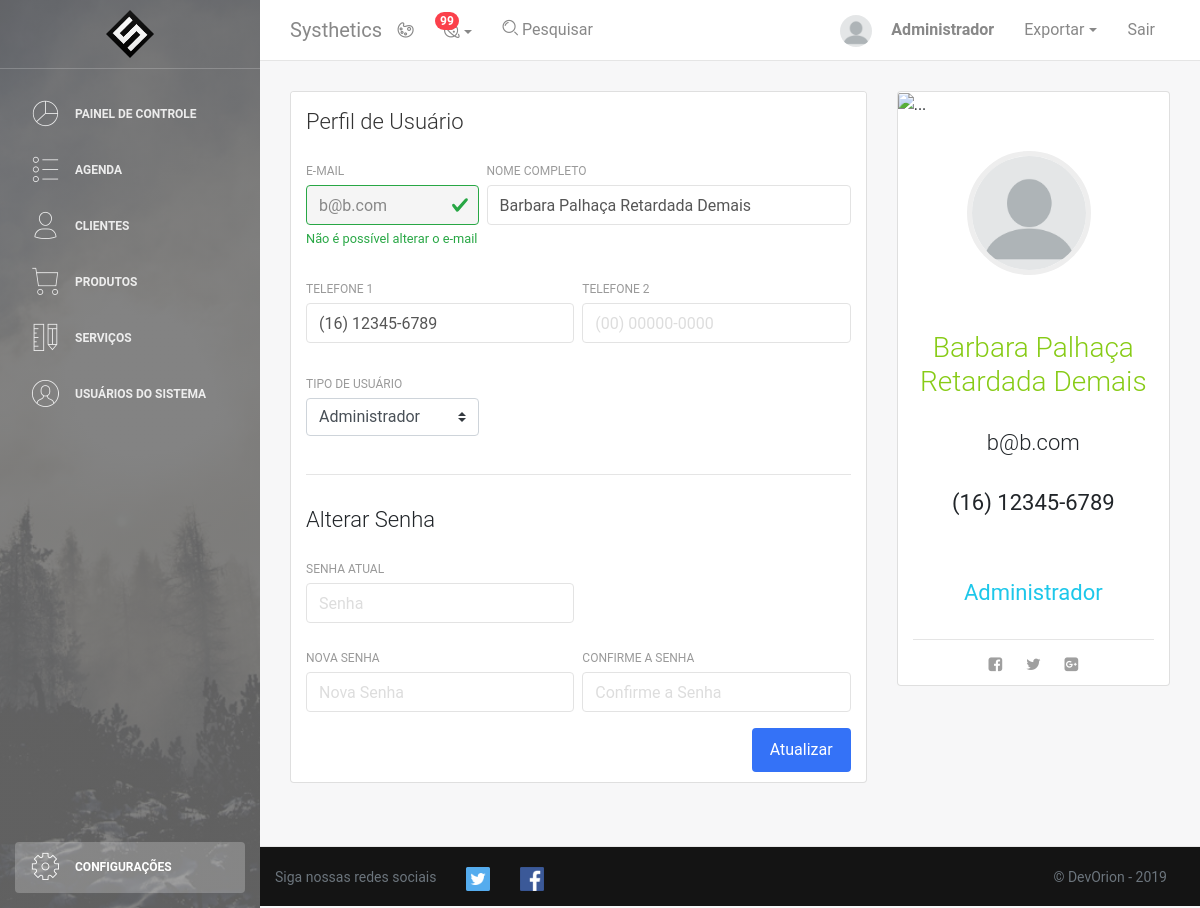
/perfilUsuario.php?id=2 (signed in), run on an earlier commit of the app's database.
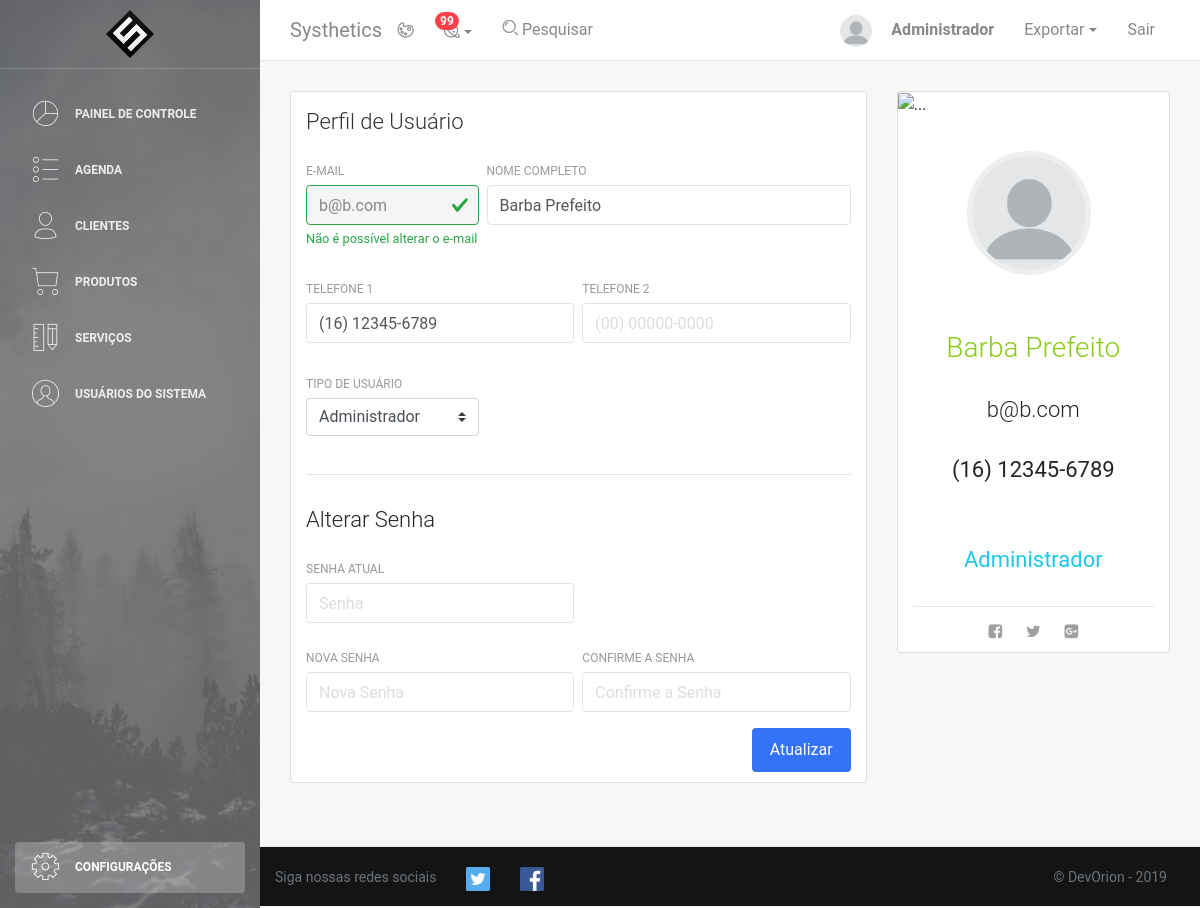
And on a later commit of the database.
### tables this page shows
CREATE TABLE IF NOT EXISTS Usuario (
	id INT AUTO_INCREMENT UNIQUE,
	email VARCHAR(64) NOT NULL,
	nome VARCHAR(128) NOT NULL,
	senha VARCHAR(64) NOT NULL,
	tel1 VARCHAR(16) NOT NULL,
	tel2 VARCHAR(16),
	admin TINYINT(1) DEFAULT 0,
	foto VARCHAR(256) DEFAULT "img/usuario/default.png",
	PRIMARY KEY(email)
);

### DAO/userDAO.php (called while the page is built, shortened)
<?php
    require("conn.php");
    class UserDAO{
        function getById($id){
            $conexao = conectar();
            $query = "SELECT id, email, nome, senha, tel1, tel2, admin, foto FROM usuario WHERE id = ?;";
            $stmt = mysqli_prepare($conexao,$query);
            mysqli_stmt_bind_param($stmt,"i",$id);
            $resultado = executar_SQL($conexao,$stmt);
            return lerResultado($resultado)[0];
        }
    }
?>

### DAO/conn.php (called while the page is built, shortened)
<?php
if(!function_exists('executar_SQL')){
    function executar_SQL($conexao, $stmt){
        mysqli_stmt_execute($stmt) or die("Falha ao executar a consulta: " . $stmt->error);
        $resultado = mysqli_stmt_get_result($stmt);
        return $resultado;
    }
}
if(!function_exists('lerResultado')){
    function lerResultado($resultado){
        $arrayResultado = [];
        for($i=0;$i<mysqli_num_rows($resultado);$i++){
            $arrayResultado[$i] = mysqli_fetch_assoc($resultado);
        }
        return $arrayResultado;
    }
}
?>

### perfilUsuario.php (the view, shortened to what the changed rows need)
<!DOCTYPE html>
<html lang="pt-br">
<head>
    <link rel="stylesheet" href="https://maxcdn.bootstrapcdn.com/font-awesome/latest/css/font-awesome.min.css" />
    <link href="css/user.css" rel="stylesheet">
    <link href="css/bootstrap.min.css" rel="stylesheet"/>
    <link href="css/light-bootstrap-dashboard.css" rel="stylesheet" />
    <link href="css/dashboard-style.css" rel="stylesheet" />
    <?php
        require "DAO/conn.php";
        require "DAO/userDAO.php";
        if(isset($_GET['id'])){
            $userDAO = new UserDAO();
            $usuario = $userDAO->getById($_GET['id']);
        }else{
            header('Location: index.php');
        }
    ?>
</head>
<body>
    <?php require_once "php/printMenu.php"?>
        <div class="main-panel">
            <div class="content">
                <div class="container-fluid">
                    <div class="row">
                        <div class="col-md-8">
                            <div class="card">
                                <div class="card-body">
                                    <form method="POST" action="php/atualizarUsuario.php">
                                        <div class="row">
                                            <div class="col-md-4 pr-1">
                                                <div class="form-group">
                                                    <label for="inputEmail">E-mail</label>
                                                    <input type="email" class="form-control inpt is-valid"  readonly id="inputEmail" name="inputEmail" placeholder="ex. jorge@ben.jor" value="<?php echo $usuario['email'] ;?>" autofocus>
                                                    <div class="valid-feedback">
                                                        Não é possível alterar o e-mail
                                                      </div>
                                                </div>
                                            </div>
                                            <div class="col-md-8 pl-1">
                                                <div class="form-group">
                                                    <label for="inputName">Nome Completo</label>
                                                    <input type="name" class="form-control inpt" id="inputName" value="<?php echo $usuario['nome'] ;?>" name="inputName" placeholder="ex. Jorge Ben Jor" required>
                                                </div>
                                            </div>
                                        </div>
                                        <div class="row">
                                            <div class="col-md-6 pr-1">
                                                <div class="form-group">
                                                    <label for="inputTel1">Telefone 1</label>
                                                    <input type="tel" class="form-control inpt" id="inputTel1" value="<?php echo $usuario['tel1'] ;?>" name="inputTel1" placeholder="(00) 00000-0000" required>
                                                </div>
                                            </div>
                                        </div>
                                        <div class="row">
                                            <div class="col-md-4 pr-1">
                                                <div class="form-group">
                                                    <label for="inputTipo">Tipo de Usuário</label>
                                                    <select class="custom-select" name="inputTipo" id="inputTipo">
                                                      <option <?php if($usuario['admin'] == 1){echo 'selected=""'; }?> value="1">Administrador</option>
                                                    </select>
                                                </div>
                                            </div>
                                        </div>
                                    </form>
                                </div>
                            </div>
                        </div>
                        <div class="col-md-4">
                            <div class="card card-user">
                                <div class="card-body">
                                    <div class="author">
                                        <form id="formImagem" name="formImagem" action="php/atualizarImagem.php" method="POST" enctype="multipart/form-data">
                                            <label for="imagem">
                                                <p class="mt-1">
                                                    <img class="avatar pic border-gray imgperfil" src="<?php echo $usuario['foto'] ;?>" alt="profile">
                                                </p>
                                            </label>
                                        </form>
                                        <h5 class="text-success text-center"><strong><h3><?php echo $usuario['nome'] ;?></h3></strong></h5>
                                        <p class="description">
                                            <h4><?php echo $usuario['email'] ;?></h4>
                                        </p>
                                    </div>
                                    <p class="description text-center">
                                        <strong><h4 class="text-center">
                                        <?php echo $usuario['tel1'] ;?> <br>
                                        <?php echo $usuario['tel2'] ;?> <br>
                                        <br>
                                        </strong> </h4>
                                    </p>
                                </div>
                            </div>
                        </div>
                    </div>
                </div>
            </div>
        </div>
    </div>
</body>
</html>

What changed in the data, as far as the page shows it:
changed usuario "b@b.com": inputName "Barbara Palhaça Retardada Demais" → "Barba Prefeito"; nome "Barbara Palhaça Retardada Demais" → "Barba Prefeito"
